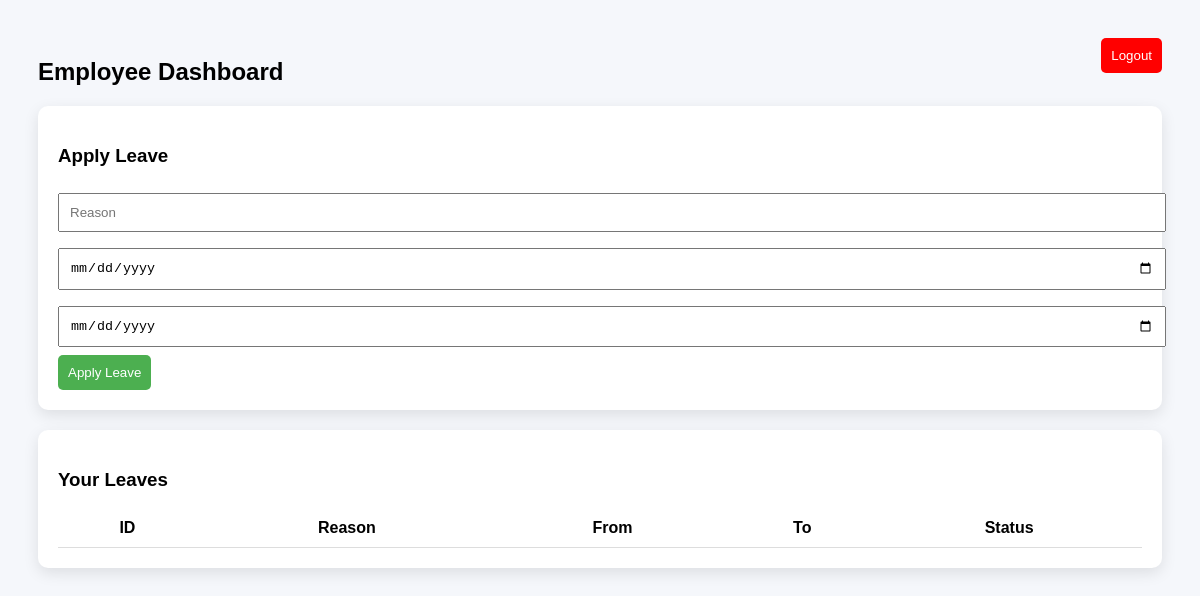
/employee/harsha44801@gmail.com, run on an earlier commit of the app's database.
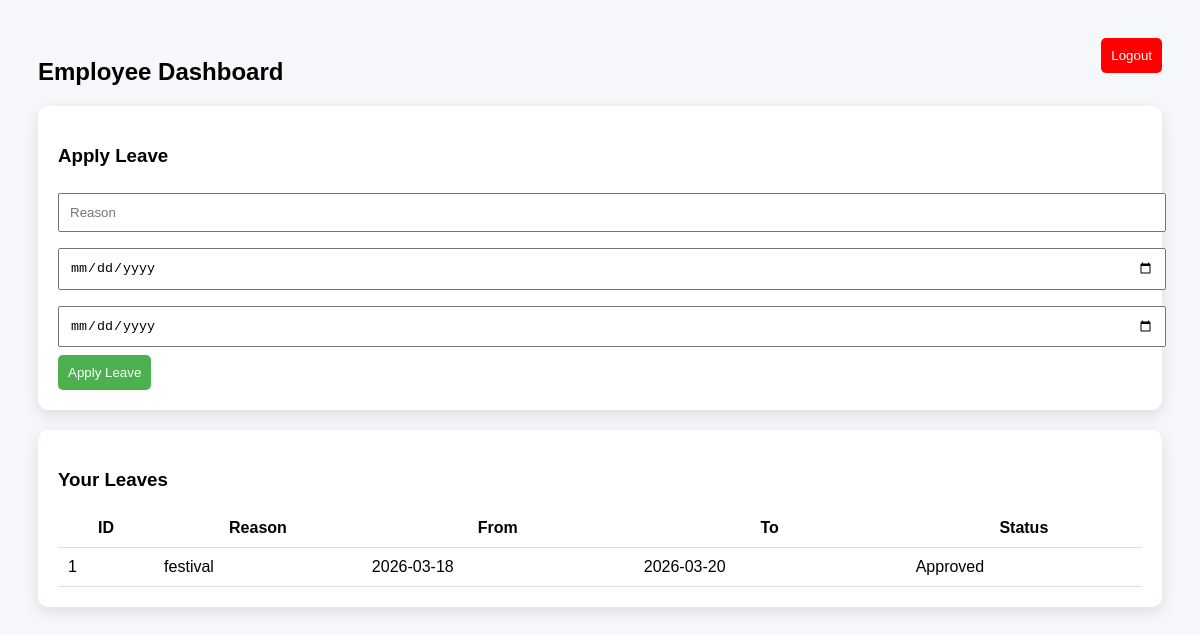
And on a later commit of the database.
### tables this page shows
CREATE TABLE leaves (
    id INTEGER PRIMARY KEY AUTOINCREMENT,
    employee_email TEXT,
    reason TEXT,
    from_date TEXT,
    to_date TEXT,
    status TEXT
);

### app.py (the view)
@app.get("/employee/{email}", response_class=HTMLResponse)
def employee_dashboard(request: Request, email: str):
    leaves = cur.execute(
        "SELECT * FROM leaves WHERE employee_email=?",
        (email,)
    ).fetchall()
    return templates.TemplateResponse(
        "dashboard_employee.html",
        {"request": request, "email": email, "leaves": leaves}
    )

### templates/dashboard_employee.html (shortened to what this page needs)
<!DOCTYPE html>
<html>
<head>
 <a href="/logout">
  <button style="background:red; float:right;">Logout</button>
</a>
</head>
<body>
<h2>Employee Dashboard</h2>
<div class="card">
<h3>Apply Leave</h3>
<form method="post" action="/apply_leave">
  <input name="reason" placeholder="Reason" required>
  <input type="date" name="from_date" required>
  <input type="date" name="to_date" required>
  <button>Apply Leave</button>
</form>
</div>
<div class="card">
<h3>Your Leaves</h3>
<table>
<tr>
<th>ID</th>
<th>Reason</th>
<th>From</th>
<th>To</th>
<th>Status</th>
</tr>
{% for l in leaves %}
<tr>
<td>{{l[0]}}</td>
<td>{{l[2]}}</td>
<td>{{l[3]}}</td>
<td>{{l[4]}}</td>
<td>{{l[5]}}</td>
</tr>
{% endfor %}
</table>
</div>
</body>
</html>

What changed in the data, as far as the page shows it:
now on this page (row edited): leaves: id "1", reason "festival", from_date "2026-03-18", to_date "2026-03-20", status "Approved"
